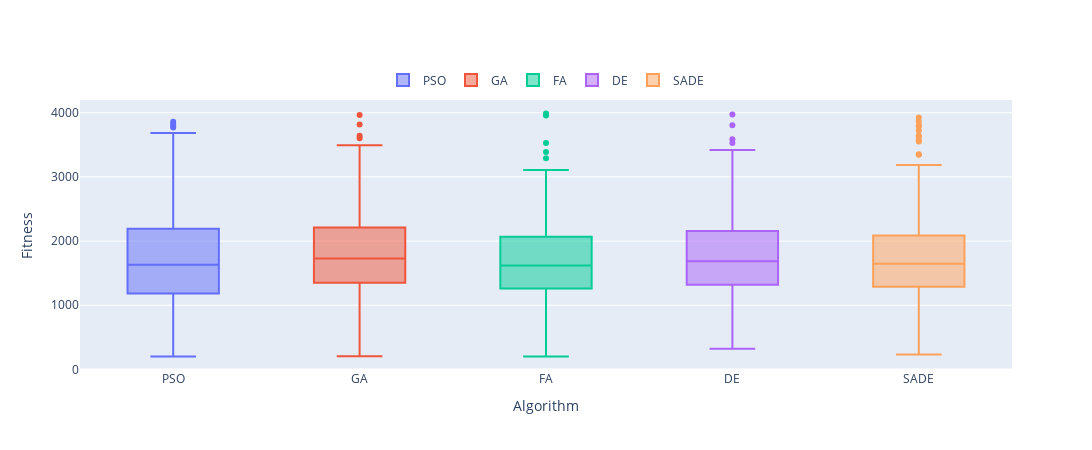

The code cell stored with this chart in its notebook:
### Code cell
import plotly.graph_objects as go
fig = go.Figure()

# Adding box plots for each unique algorithm in the DataFrame
for algorithm in df_solutions['algorithm_name'].unique():
    fig.add_trace(go.Box(
        y=df_solutions[df_solutions['algorithm_name'] == algorithm]['fitness'],
        name=algorithm
    ))

# Adding plot layout information
fig.update_layout(
    xaxis_title="Algorithm",
    yaxis_title="Fitness",
    showlegend=True,
    legend=dict(
        orientation="h",
        yanchor="bottom",
        y=1.02,
        xanchor="center",
        x=0.5
        ),
    width=1600,
    height=450,
)

fig.show()
fig.write_image("plot_boxplot.svg")

### Figure 1 — Plotly figure (JSON) as saved in the notebook; plotly's stock layout.template omitted (floating-point values rounded to 4 significant figures; data arrays with more than 128 entries replaced by an {"elided": "..."} marker saying what was removed)
{"data": [{"name": "PSO", "y": {"elided": "264 int values"}, "type": "box"}, {"name": "GA", "y": {"elided": "252 int values"}, "type": "box"}, {"name": "FA", "y": {"elided": "255 int values"}, "type": "box"}, {"name": "DE", "y": {"elided": "271 int values"}, "type": "box"}, {"name": "SADE", "y": {"elided": "328 int values"}, "type": "box"}], "layout": {"legend": {"orientation": "h", "yanchor": "bottom", "y": 1.02, "xanchor": "center", "x": 0.5}, "xaxis": {"title": {"text": "Algorithm"}}, "yaxis": {"title": {"text": "Fitness"}}, "showlegend": true, "width": 1600, "height": 450}}
